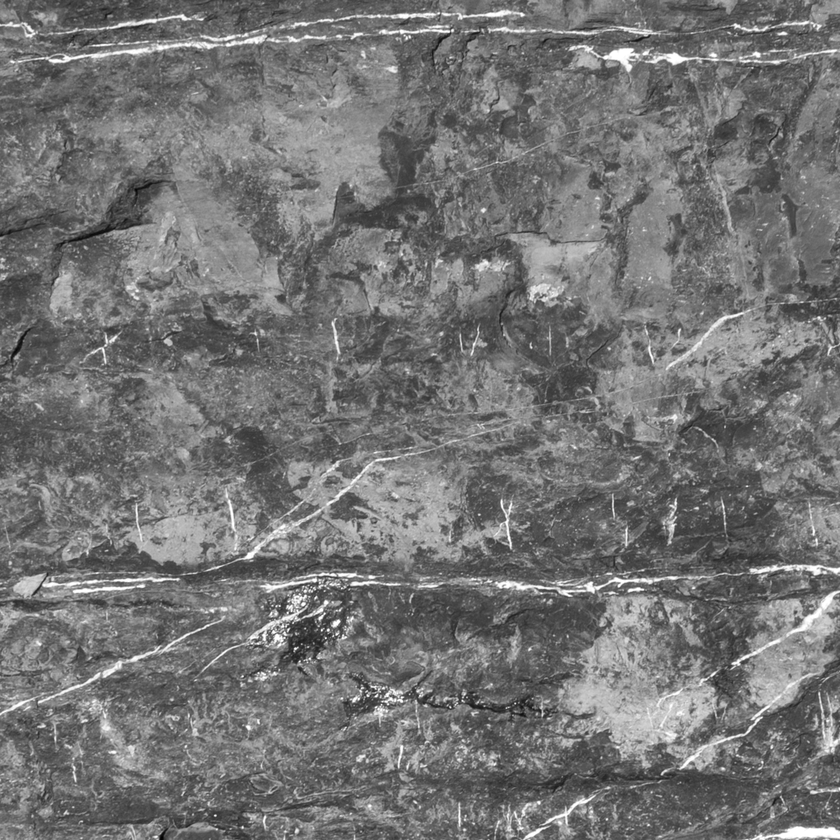
#> input picture fracture-segmentation/data/fracture_window_1m.tif, 840 x 840 px, shrunk from 1000 x 1000 before the run
$ python -i canny.py   (imports and definitions only)
#> lines starting #> are read from the running program, lines starting #| are printed output that depends on the picture
#> further down, picture is the input picture: shape (840, 840); min 1, max 255, mean 115.9
"""
Reimplementation of the canny filter with a one-way gradient on a single axis.
Modified after sklearn (credit still due)
"""

import numpy as np
import scipy.ndimage as ndi
from scipy.ndimage import generate_binary_structure, binary_erosion, label
from skimage import dtype_limits, img_as_float

def canny_std(image, sigma=0.33):
    """Edge filter an image using the Canny algorithm.
    Parameters
    -----------
    image : 2D array
        Grayscale input image to detect edges on; can be of any dtype.
    sigma : 0-1 Offset from image median value
        A lower value indicates a tighter threshold, whereas a larger value
        gives a wider threshold
    Returns
    -------
    output : 2D array (image)
        The binary edge map.
    See also
    --------
    skimage.sobel
    Notes
    -----
    The steps of the algorithm are as follows:
    * Smooth the image using a Gaussian with ``sigma`` width.
    * Apply the horizontal and vertical Sobel operators to get the gradients
      within the image. The edge strength is the norm of the gradient.
    * Thin potential edges to 1-pixel wide curves. First, find the normal
      to the edge at each point. This is done by looking at the
      signs and the relative magnitude of the X-Sobel and Y-Sobel
      to sort the points into 4 categories: horizontal, vertical,
      diagonal and antidiagonal. Then look in the normal and reverse
      directions to see if the values in either of those directions are
      greater than the point in question. Use interpolation to get a mix of
      points instead of picking the one that's the closest to the normal.
    * Perform a hysteresis thresholding: first label all points above the
      high threshold as edges. Then recursively label any point above the
      low threshold that is 8-connected to a labeled point as an edge.
    References
    -----------
    .. [1] Canny, J., A Computational Approach To Edge Detection, IEEE Trans.
           Pattern Analysis and Machine Intelligence, 8:679-714, 1986
           :DOI:`10.1109/TPAMI.1986.4767851`
    .. [2] William Green's Canny tutorial
           http://dasl.unlv.edu/daslDrexel/alumni/bGreen/www.pages.drexel.edu/_weg22/can_tut.html
    """
#> called with sigma = 0.33

    # set adaptive thresholding based on median image value and ranges
    dtype_max = dtype_limits(image, clip_negative=False)[1]
#> dtype_max = 255
    dtype_min = dtype_limits(image, clip_negative=False)[0]
#> dtype_min = 0
    low_threshold = max(dtype_min, (1.0 - sigma) * np.median(image))
#> low_threshold = 74.37
    high_threshold = min(dtype_max, (1.0 + sigma) * np.median(image))
#> high_threshold = 147.6

    if low_threshold is None:
        low_threshold = 0.1
    else:
        low_threshold = low_threshold / dtype_max
#> low_threshold = 0.292

    if high_threshold is None:
        high_threshold = 0.2
    else:
        high_threshold = high_threshold / dtype_max
#> high_threshold = 0.579

    jsobel = ndi.sobel(image, axis=1)
    isobel = ndi.sobel(image, axis=0)
    abs_isobel = np.abs(isobel)
    abs_jsobel = np.abs(jsobel)
    magnitude = np.hypot(isobel, jsobel)
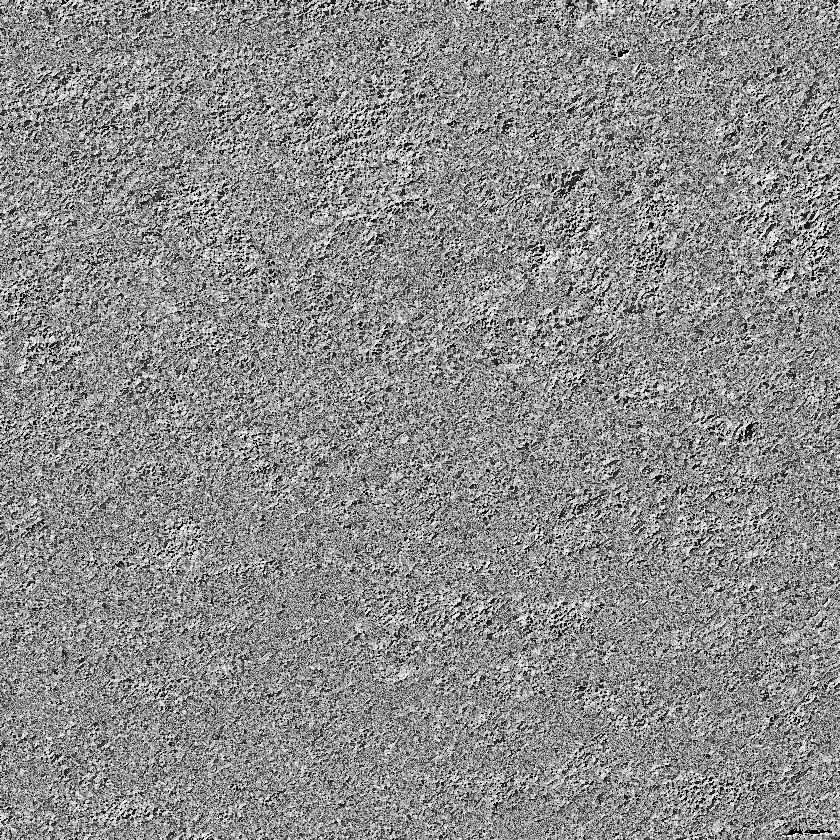
#> magnitude: shape (840, 840) float16; min 0, max 360.5, mean 198.5; drawn with min black and max white

    #
    # Make the eroded mask. Setting the border value to zero will wipe
    # out the image edges for us.
    #
    mask = np.ones(image.shape, dtype=bool)
    s = generate_binary_structure(2, 2)
    eroded_mask = binary_erosion(mask, s, border_value=0)
#> mask: shape (840, 840) bool; every value is 1
    eroded_mask = eroded_mask & (magnitude > 0)
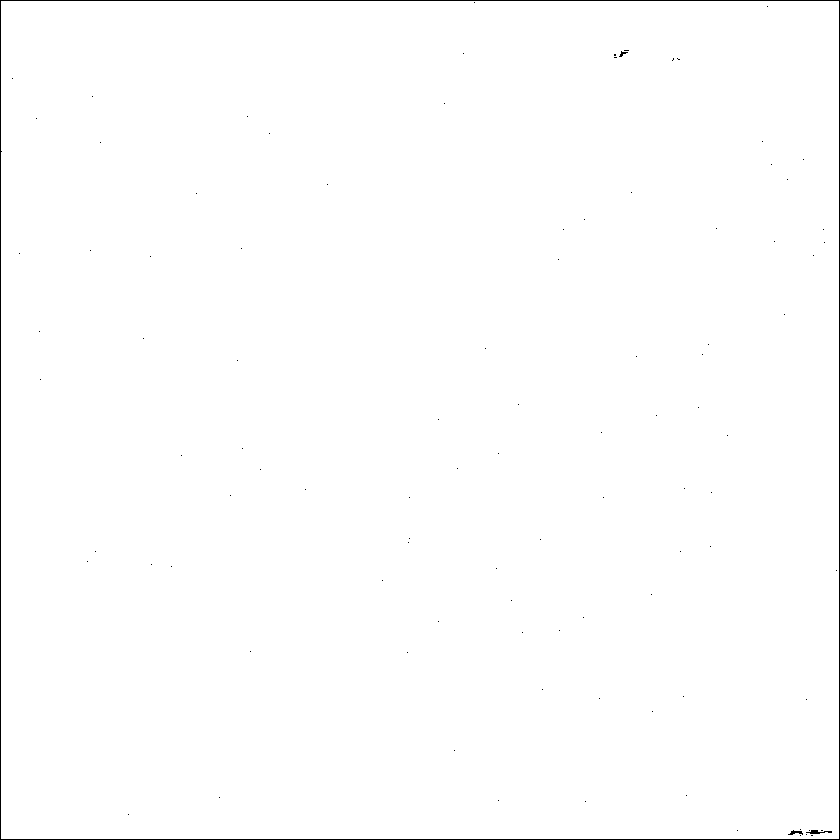
#> eroded_mask: shape (840, 840) bool; 99.5% white; black in thin lines or dots
    #
    #--------- Find local maxima --------------
    #
    # Assign each point to have a normal of 0-45 degrees, 45-90 degrees,
    # 90-135 degrees and 135-180 degrees.
    #
    local_maxima = np.zeros(image.shape, bool)
    #----- 0 to 45 degrees ------
    pts_plus = (isobel >= 0) & (jsobel >= 0) & (abs_isobel >= abs_jsobel)
#> pts_plus: shape (840, 840) bool; 50.5% white; black in thin lines or dots
    pts_minus = (isobel <= 0) & (jsobel <= 0) & (abs_isobel >= abs_jsobel)
#> pts_minus: shape (840, 840) bool; 0.03% white in thin lines or dots
    pts = pts_plus | pts_minus
    pts = eroded_mask & pts
#> pts: shape (840, 840) bool; 50.2% white; black in thin lines or dots
    # Get the magnitudes shifted left to make a matrix of the points to the
    # right of pts. Similarly, shift left and down to get the points to the
    # top right of pts.
    c1 = magnitude[1:, :][pts[:-1, :]]
    c2 = magnitude[1:, 1:][pts[:-1, :-1]]
    m = magnitude[pts]
    w = abs_jsobel[pts] / abs_isobel[pts]
    c_plus = c2 * w + c1 * (1 - w) <= m
    c1 = magnitude[:-1, :][pts[1:, :]]
    c2 = magnitude[:-1, :-1][pts[1:, 1:]]
    c_minus = c2 * w + c1 * (1 - w) <= m
    local_maxima[pts] = c_plus & c_minus
#> local_maxima: shape (840, 840) bool; 18.2% white in thin lines or dots
    #----- 45 to 90 degrees ------
    # Mix diagonal and vertical
    #
    pts_plus = (isobel >= 0) & (jsobel >= 0) & (abs_isobel <= abs_jsobel)
#> pts_plus: shape (840, 840) bool; 50.6% white; black in thin lines or dots
    pts_minus = (isobel <= 0) & (jsobel <= 0) & (abs_isobel <= abs_jsobel)
    pts = pts_plus | pts_minus
    pts = eroded_mask & pts
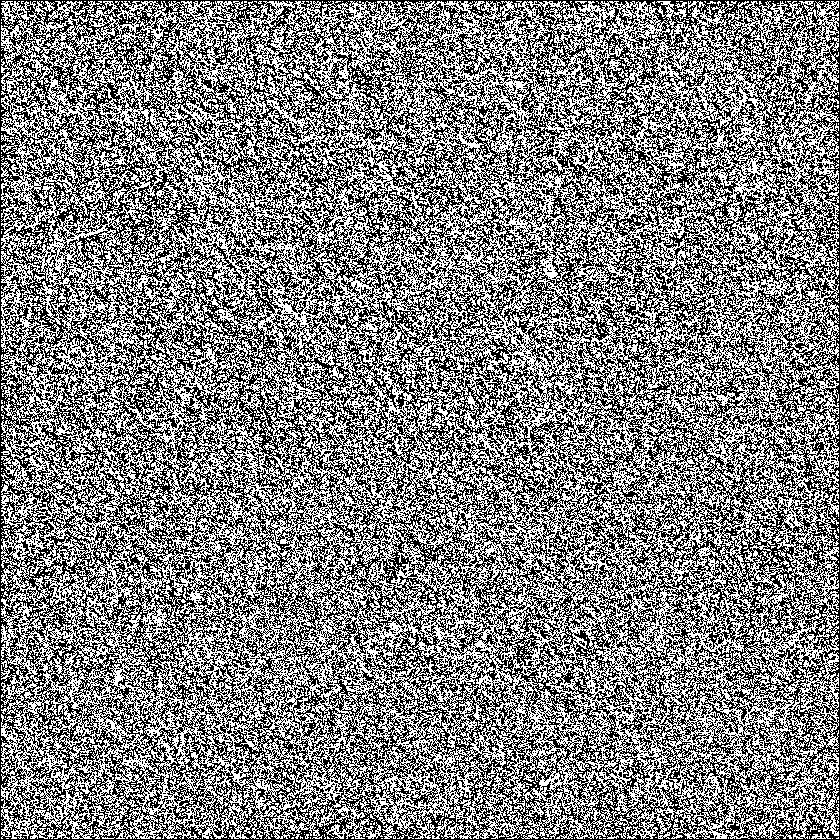
#> pts: shape (840, 840) bool; 50.3% white; black in thin lines or dots
    c1 = magnitude[:, 1:][pts[:, :-1]]
    c2 = magnitude[1:, 1:][pts[:-1, :-1]]
    m = magnitude[pts]
    w = abs_isobel[pts] / abs_jsobel[pts]
    c_plus = c2 * w + c1 * (1 - w) <= m
    c1 = magnitude[:, :-1][pts[:, 1:]]
    c2 = magnitude[:-1, :-1][pts[1:, 1:]]
    c_minus = c2 * w + c1 * (1 - w) <= m
    local_maxima[pts] = c_plus & c_minus
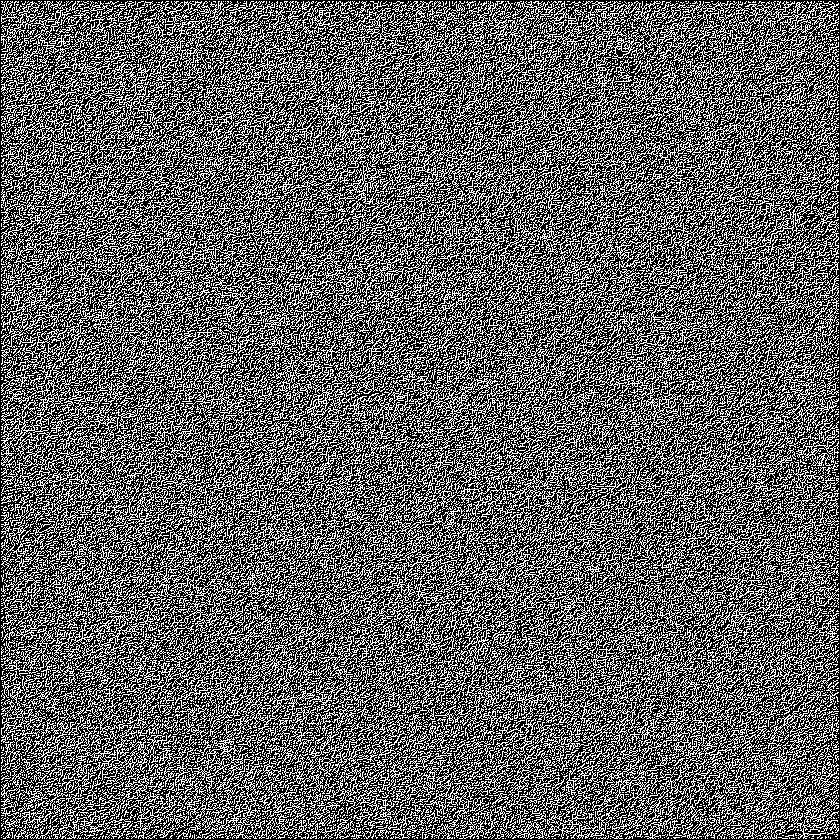
#> local_maxima: shape (840, 840) bool; 37.5% white in thin lines or dots
    #----- 90 to 135 degrees ------
    # Mix anti-diagonal and vertical
    #
    pts_plus = (isobel <= 0) & (jsobel >= 0) & (abs_isobel <= abs_jsobel)
#> pts_plus: shape (840, 840) bool; 0.69% white in thin lines or dots
    pts_minus = (isobel >= 0) & (jsobel <= 0) & (abs_isobel <= abs_jsobel)
    pts = pts_plus | pts_minus
    pts = eroded_mask & pts
#> pts: shape (840, 840) bool; 0.65% white in thin lines or dots
    c1a = magnitude[:, 1:][pts[:, :-1]]
#> c1a = 4574 values, max 360.5 at index 3396, min 0 at index 301, mean 201.9
    c2a = magnitude[:-1, 1:][pts[1:, :-1]]
#> c2a = 4574 values, max 360.5 at index 820, min 0 at index 4549, mean 202.8
    m = magnitude[pts]
#> m = 4574 values, max 254 at index 27, min 2 at index 84, mean 126.4
    w = abs_isobel[pts] / abs_jsobel[pts]
#> w = 4574 values from 0 to 0
    c_plus = c2a * w + c1a * (1.0 - w) <= m
    c1 = magnitude[:, :-1][pts[:, 1:]]
#> c1 = 4574 values, max 360.5 at index 292, min 0 at index 296, mean 203.9
    c2 = magnitude[1:, :-1][pts[:-1, 1:]]
#> c2 = 4574 values, max 360.5 at index 317, min 0 at index 311, mean 202.8
    c_minus = c2 * w + c1 * (1.0 - w) <= m
    local_maxima[pts] = c_plus & c_minus
    #----- 135 to 180 degrees ------
    # Mix anti-diagonal and anti-horizontal
    #
    pts_plus = (isobel <= 0) & (jsobel >= 0) & (abs_isobel >= abs_jsobel)
    pts_minus = (isobel >= 0) & (jsobel <= 0) & (abs_isobel >= abs_jsobel)
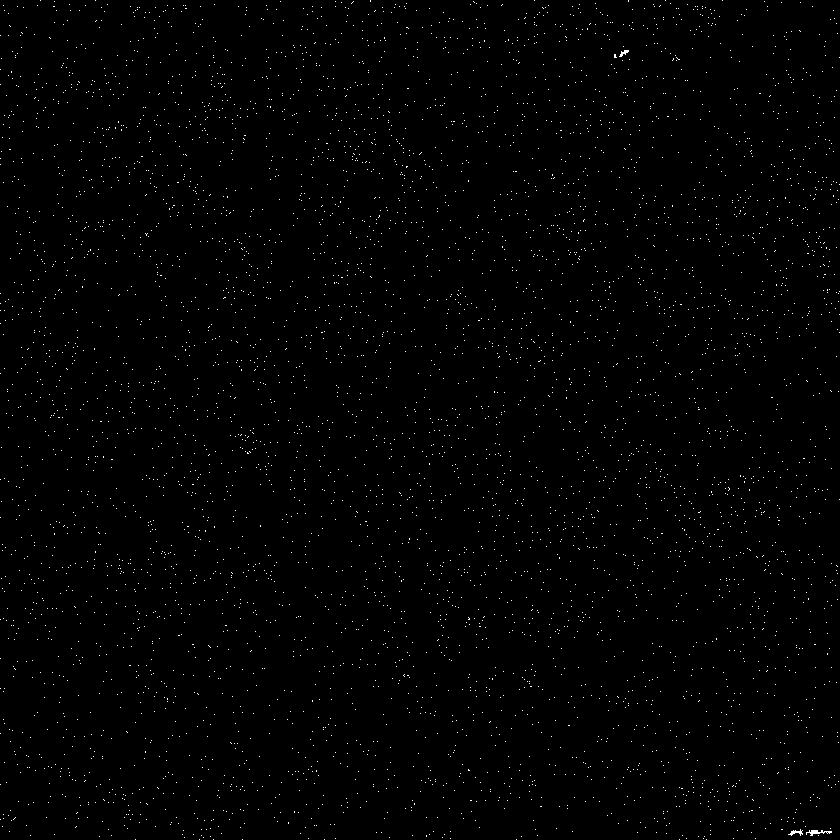
#> pts_minus: shape (840, 840) bool; 0.8% white in thin lines or dots
    pts = pts_plus | pts_minus
    pts = eroded_mask & pts
#> pts: shape (840, 840) bool; 0.76% white in thin lines or dots
    c1 = magnitude[:-1, :][pts[1:, :]]
#> c1 = 5379 values, max 360.5 at index 889, min 0 at index 371, mean 203.4
    c2 = magnitude[:-1, 1:][pts[1:, :-1]]
#> c2 = 5379 values, max 360.5 at index 375, min 0 at index 371, mean 202.4
    m = magnitude[pts]
#> m = 5379 values, max 254 at index 16, min 2 at index 8, mean 124.9
    w = abs_jsobel[pts] / abs_isobel[pts]
#> w = 5379 values from 0 to 0
    c_plus = c2 * w + c1 * (1 - w) <= m
    c1 = magnitude[1:, :][pts[:-1, :]]
#> c1 = 5379 values, max 359.2 at index 195, min 0 at index 371, mean 198.2
    c2 = magnitude[1:, :-1][pts[:-1, 1:]]
#> c2 = 5379 values, max 360.5 at index 1721, min 0 at index 371, mean 198.9
    c_minus = c2 * w + c1 * (1 - w) <= m
    local_maxima[pts] = c_plus & c_minus

    #
    #---- Create two masks at the two thresholds.
    #
    high_mask = local_maxima & (magnitude >= high_threshold)
    low_mask = local_maxima & (magnitude >= low_threshold)

    #
    # Segment the low-mask, then only keep low-segments that have
    # some high_mask component in them
    #
    strel = np.ones((3, 3), bool)
    labels, count = label(low_mask, strel)
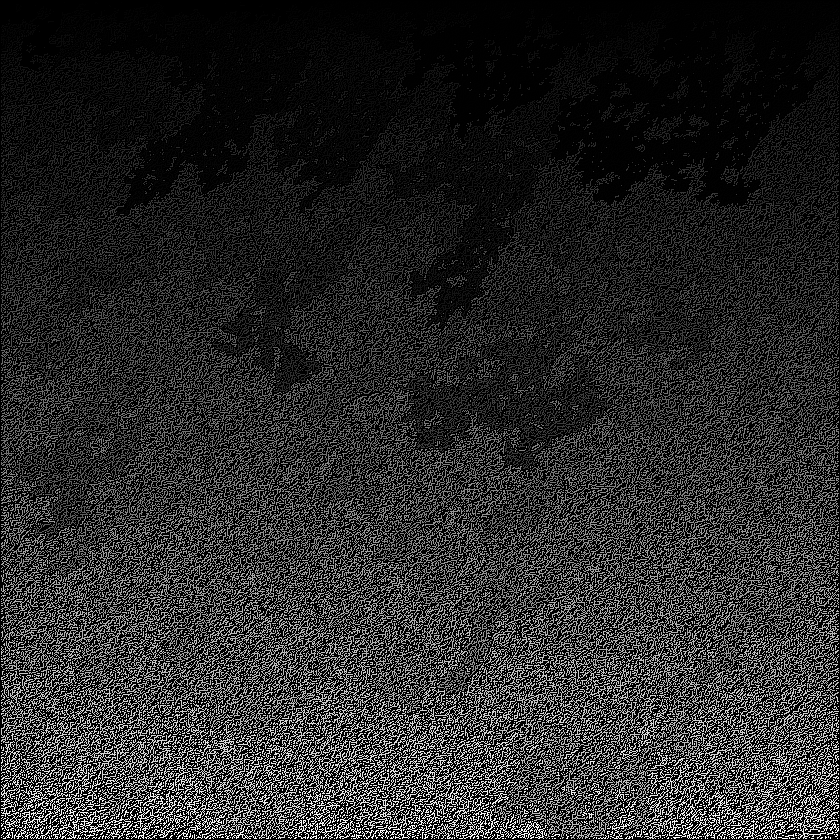
#> labels: shape (840, 840) int32; min 0, max 12623, mean 2095.5; drawn with min black and max white
#> count = 12623
    if count == 0:
        return low_mask

    sums = (np.array(ndi.sum(high_mask, labels,
                             np.arange(count, dtype=np.int32) + 1),
                     copy=False, ndmin=1))
#> sums = 12623 values, max 7722 at index 99, min 1 at index 4, mean 20.98
    good_label = np.zeros((count + 1,), bool)
    good_label[1:] = sums > 0
    output_mask = good_label[labels]
    return output_mask

# [82 lines left out: function canny_horiz, not called in this run]

>>> import cv2
>>> picture = cv2.imread('data/fracture_window_1m.tif', cv2.IMREAD_GRAYSCALE)
>>> result = canny_std(picture)
